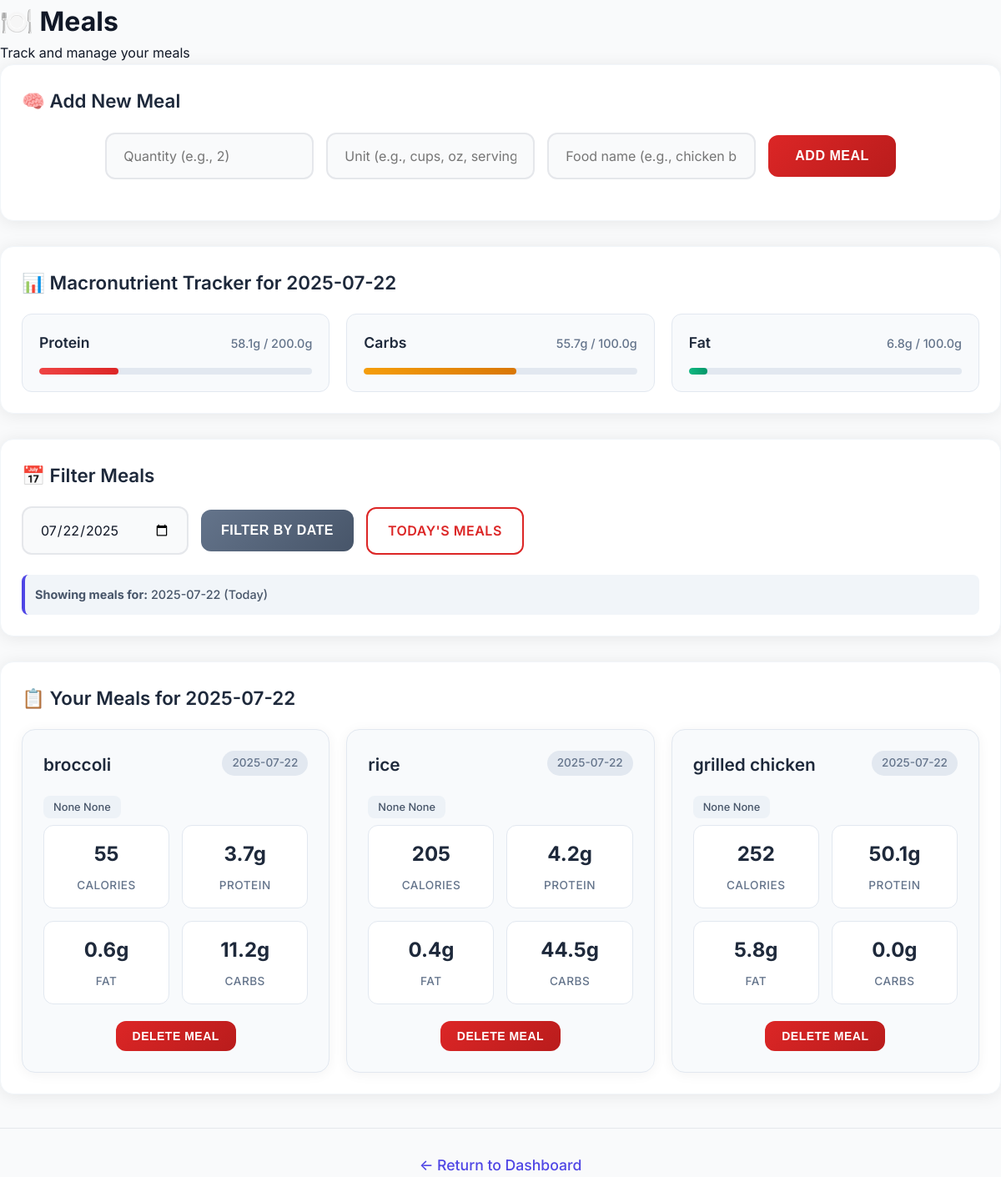
The page /meals (signed in) on the database its author committed.
### tables this page shows
CREATE TABLE goals (
            id INTEGER PRIMARY KEY AUTOINCREMENT,
            user_id INTEGER,
            weight_goal REAL,
            calorie_goal INTEGER, protein_goal REAL, carbs_goal REAL, fat_goal REAL,
            FOREIGN KEY (user_id) REFERENCES users(id)
        );

CREATE TABLE meals (
            id INTEGER PRIMARY KEY AUTOINCREMENT,
            user_id INTEGER,
            meal_name TEXT,
            calories REAL,
            protein REAL,
            fat REAL,
            carbs REAL,
            date TEXT, quantity REAL, unit TEXT, meal_session_id TEXT,
            FOREIGN KEY (user_id) REFERENCES users(id)
        );

### cedhealth_app.py (the view, shortened to what this page needs)
@app.route('/meals', methods=['GET', 'POST'])
def meals():
    if 'user_id' not in session:
        return redirect(url_for('login'))
    nutrition_data = None
    error_message = None
    date_filter = request.args.get('date')
    if not date_filter:
        date_filter = datetime.now().date().isoformat()  # Default to today
    user_id = session['user_id']
    conn = sqlite3.connect('cedhealth.db')
    c = conn.cursor()
    c.execute('SELECT * FROM meals WHERE user_id = ? AND date = ? ORDER BY id DESC',
              (user_id, date_filter))
    meals_by_user = c.fetchall()
    c.execute('SELECT SUM(protein), SUM(carbs), SUM(fat) FROM meals WHERE user_id = ? AND date = ?',
              (user_id, date_filter))
    macro_totals = c.fetchone()
    c.execute('SELECT protein_goal, carbs_goal, fat_goal FROM goals WHERE user_id = ?', (user_id,))
    macro_goals = c.fetchone()
    conn.close()
    return render_template('meals.html',
                           meals=meals_by_user,
                           selected_date=date_filter,
                           nutrition_data=nutrition_data,
                           error_message=error_message,
                           macro_totals=macro_totals,
                           macro_goals=macro_goals,
                           current_date=datetime.now().date().isoformat())

### templates/meals.html (shortened to what this page needs)
<!DOCTYPE html>
<html lang="en">
<head>
    <link rel="stylesheet" href="/static/style.css">
</head>
<body>
    <div class="container">
        <div class="header">
            <h1>🍽️ Meals</h1>
            <p>Track and manage your meals</p>
        </div>
        <div class="content">
            <div class="add-meal-section">
                <div class="section-card">
                    <h2>🧠 Add New Meal</h2>
                    <form method="POST" action="{{ url_for('meals') }}">
                        <div class="form-group">
                            <div class="input-wrapper">
                                <input type="number" name="quantity" placeholder="Quantity (e.g., 2)" step="0.1" min="0.1" required>
                            </div>
                            <div class="input-wrapper">
                                <input type="text" name="unit" placeholder="Unit (e.g., cups, oz, serving)" required>
                            </div>
                            <div class="input-wrapper">
                                <input type="text" name="food_name" placeholder="Food name (e.g., chicken breast)" required>
                            </div>
                            <button type="submit" name="action" value="add_meal" class="btn">Add Meal</button>
                        </div>
                    </form>
                </div>
            </div>
            <div class="macro-tracker-section">
                <div class="section-card">
                    <h2>📊 Macronutrient Tracker {% if selected_date %}for {{ selected_date }}{% endif %}</h2>
                    <div class="macro-grid">
                        <div class="macro-item">
                            <div class="macro-header">
                                <span class="macro-label">Protein</span>
                                <span class="macro-progress">
                                    {{ "%.1f"|format(macro_totals[0] or 0) }}g / {{ "%.1f"|format(macro_goals[0] or 0) }}g
                                </span>
                            </div>
                            <div class="progress-bar">
                                <div class="progress-fill protein-fill" style="width: {{ ((macro_totals[0] or 0) / (macro_goals[0] or 1) * 100) if macro_goals and macro_goals[0] else 0 }}%"></div>
                            </div>
                        </div>
                        <div class="macro-item">
                            <div class="macro-header">
                                <span class="macro-label">Carbs</span>
                                <span class="macro-progress">
                                    {{ "%.1f"|format(macro_totals[1] or 0) }}g / {{ "%.1f"|format(macro_goals[1] or 0) }}g
                                </span>
                            </div>
                            <div class="progress-bar">
                                <div class="progress-fill carbs-fill" style="width: {{ ((macro_totals[1] or 0) / (macro_goals[1] or 1) * 100) if macro_goals and macro_goals[1] else 0 }}%"></div>
                            </div>
                        </div>
                        <div class="macro-item">
                            <div class="macro-header">
                                <span class="macro-label">Fat</span>
                                <span class="macro-progress">
                                    {{ "%.1f"|format(macro_totals[2] or 0) }}g / {{ "%.1f"|format(macro_goals[2] or 0) }}g
                                </span>
                            </div>
                            <div class="progress-bar">
                                <div class="progress-fill fat-fill" style="width: {{ ((macro_totals[2] or 0) / (macro_goals[2] or 1) * 100) if macro_goals and macro_goals[2] else 0 }}%"></div>
                            </div>
                        </div>
                    </div>
                </div>
            </div>
            <div class="filter-section">
                <div class="section-card">
                    <h2>📅 Filter Meals</h2>
                    <form method="GET" class="filter-form">
                        <div class="form-group">
                            <div class="input-wrapper">
                                <input type="date" id="date" name="date" value="{{ selected_date or '' }}">
                            </div>
                            <button type="submit" class="btn btn-secondary">Filter by Date</button>
                            <a href="{{ url_for('meals') }}" class="btn btn-outline">Today's Meals</a>
                        </div>
                    </form>
                    <div class="current-date-info">
                        <p><strong>Showing meals for:</strong>
                            {% if selected_date %}
                                {{ selected_date }}
                                {% if selected_date == current_date %}(Today){% endif %}
                            {% else %}
                                Today ({{ current_date }})
                            {% endif %}
                        </p>
                    </div>
                </div>
            </div>
            <div class="meals-section">
                <div class="section-card">
                    <h2>📋 Your Meals {% if selected_date %}for {{ selected_date }}{% endif %}</h2>
                    {% if meals %}
                        <div class="meals-grid">
                            {% for meal in meals %}
                                <div class="meal-card">
                                    <div class="meal-header">
                                        <h3>{{ meal[2] }}</h3>
                                        <span class="meal-date">{{ meal[7] }}</span>
                                    </div>
                                    <div class="meal-measurement">
                                        <span class="measurement-badge">{{ meal[8] }} {{ meal[9] }}</span>
                                    </div>
                                    <div class="meal-nutrition">
                                        <div class="nutrition-item">
                                            <span class="value">{{ "%.0f"|format(meal[3]) }}</span>
                                            <span class="label">Calories</span>
                                        </div>
                                        <div class="nutrition-item">
                                            <span class="value">{{ "%.1f"|format(meal[4]) }}g</span>
                                            <span class="label">Protein</span>
                                        </div>
                                        <div class="nutrition-item">
                                            <span class="value">{{ "%.1f"|format(meal[5]) }}g</span>
                                            <span class="label">Fat</span>
                                        </div>
                                        <div class="nutrition-item">
                                            <span class="value">{{ "%.1f"|format(meal[6]) }}g</span>
                                            <span class="label">Carbs</span>
                                        </div>
                                    </div>
                                    <form method="POST" action="{{ url_for('delete_meal', meal_id=meal[0]) }}" class="delete-form">
                                        <button type="submit" class="btn btn-danger" onclick="return confirm('Delete this meal?')">
                                            Delete Meal
                                        </button>
                                    </form>
                                </div>
                            {% endfor %}
                        </div>
                    {% else %}
                        <div class="empty-state">
                            <div class="empty-icon">🍽️</div>
                            <h3>No meals found</h3>
                            <p>{% if selected_date %}No meals logged for {{ selected_date }}{% else %}You haven't logged any meals yet{% endif %}</p>
                        </div>
                    {% endif %}
                </div>
            </div>
            <div class="back-link">
                <a href="/dashboard">← Return to Dashboard</a>
            </div>
        </div>
    </div>
</body>
</html>

### static/style.css (style rules this page uses)
* { margin: 0; padding: 0; box-sizing: border-box; }
:root { --primary-color: #3b82f6; --primary-dark: #1d4ed8; --secondary-color: #10b981; --accent-color: #8b5cf6; --warning-color: #f59e0b; --error-color: #ef4444; --success-color: #10b981; --gray-50: #f9fafb; --gray-100: #f3f4f6; --gray-200: #e5e7eb; --gray-300: #d1d5db; --gray-400: #9ca3af; --gray-500: #6b7280; --gray-600: #4b5563; --gray-700: #374151; --gray-800: #1f2937; --gray-900: #111827; --bg-primary: #ffffff; --bg-secondary: var(--gray-50); --bg-tertiary: var(--gray-100); --text-primary: var(--gray-900); --text-secondary: var(--gray-600); --text-tertiary: var(--gray-500); --shadow-sm: 0 1px 2px 0 rgba(0, 0, 0, 0.05); --shadow-md: 0 4px 6px -1px rgba(0, 0, 0, 0.1), 0 2px 4px -1px rgba(0, 0, 0, 0.06); --shadow-lg: 0 10px 15px -3px rgba(0, 0, 0, 0.1), 0 4px 6px -2px rgba(0, 0, 0, 0.05); --shadow-xl: 0 20px 25px -5px rgba(0, 0, 0, 0.1), 0 10px 10px -5px rgba(0, 0, 0, 0.04); --radius-sm: 0.375rem; --radius-md: 0.5rem; --radius-lg: 0.75rem; --radius-xl: 1rem; --space-xs: 0.5rem; --space-sm: 0.75rem; --space-md: 1rem; --space-lg: 1.5rem; --space-xl: 2rem; --space-2xl: 3rem; }
body { font-family: 'Inter', -apple-system, BlinkMacSystemFont, 'Segoe UI', Roboto, sans-serif; line-height: 1.6; color: var(--text-primary); background-color: var(--bg-secondary); min-height: 100vh; }
.macro-item { text-align: center; }
.progress-bar { transition: stroke-dashoffset 1.5s ease-in-out; }
.btn { display: inline-flex; align-items: center; justify-content: center; padding: var(--space-sm) var(--space-lg); font-size: 0.875rem; font-weight: 500; text-decoration: none; border: none; border-radius: var(--radius-md); cursor: pointer; transition: all 0.2s ease; white-space: nowrap; }
.btn-outline { background-color: transparent; color: var(--text-secondary); border: 1px solid var(--gray-300); }
.btn-secondary { background-color: var(--gray-100); color: var(--text-primary); }
.btn-danger { background-color: var(--error-color); color: white; }
.form-group { margin-bottom: var(--space-lg); }
input[type="text"], input[type="email"], input[type="password"], input[type="number"], input[type="date"], select, textarea { width: 100%; padding: var(--space-sm) var(--space-md); font-size: 0.875rem; border: 1px solid var(--gray-300); border-radius: var(--radius-md); background: var(--bg-primary); color: var(--text-primary); transition: all 0.2s ease; font-family: inherit; }
a { color: var(--primary-color); text-decoration: none; transition: color 0.2s ease; }

### rows shown on the page
goals: protein_goal "200.0", carbs_goal "100.0", fat_goal "100.0"
meals: meal_name "broccoli", date "2025-07-22", meal "None", calories "55", protein "3.7", fat "0.6", carbs "11.2"
meals: meal_name "rice", date "2025-07-22", meal "None", calories "205", protein "4.2", fat "0.4", carbs "44.5"
meals: meal_name "grilled chicken", date "2025-07-22", meal "None", calories "252", protein "50.1", fat "5.8", carbs "0.0"

### other values the page prints
{{ selected_date }} "2025-07-22"
{{ "%.1f"|format(macro_totals[0] or 0) }} "58.1"
{{ "%.1f"|format(macro_totals[1] or 0) }} "55.7"
{{ "%.1f"|format(macro_totals[2] or 0) }} "6.8"
